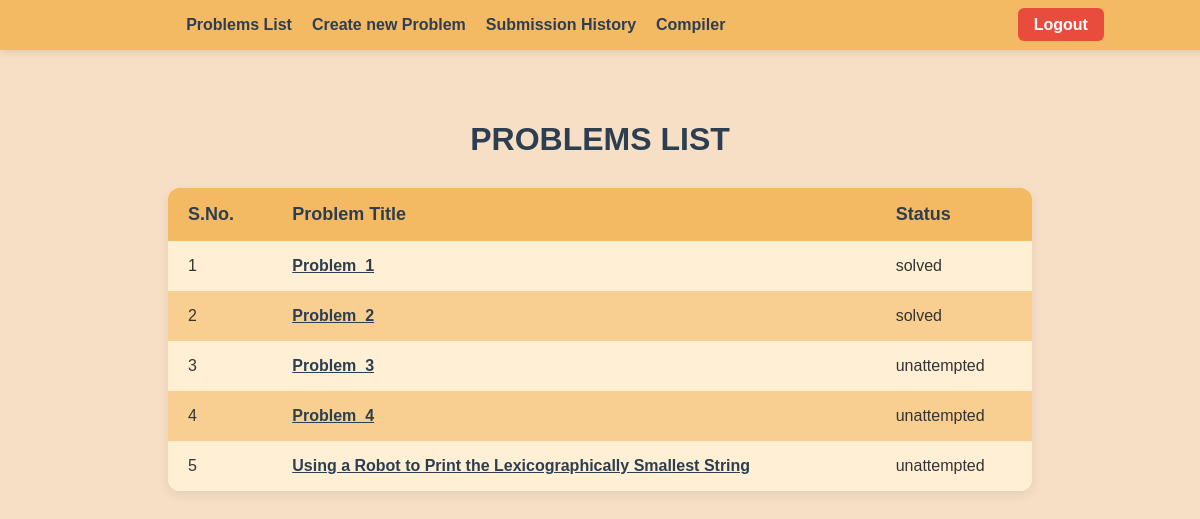
The app's page /home/ (signed in) with its own data.
### home/models.py (models this page shows)
class Problem(models.Model):
    id=models.AutoField(primary_key=True)
    problem_id =models.CharField(max_length=50,unique=True)
    problem_title = models.CharField(max_length=100,unique=True)
    problem_description = models.TextField()
    problem_author=models.ForeignKey(User, on_delete=models.CASCADE)

### home/views.py (the view)
# urls.py: 2. Add a URL to urlpatterns:  path('', views.home, name='home')
@login_required
def home(request):
    problems_list = list(Problem.objects.all())
    status_list=["unattempted" for _ in problems_list]
    submissions= Submission.objects.filter(user=request.user)
    for submission in submissions:
        problem_index= problems_list.index(submission.problem)
        if status_list[problem_index]== "unattempted":
            if submission.status == "Accepted":
                status_list[problem_index] = "solved"
            else:
                status_list[problem_index] = "attempted"
        elif status_list[problem_index] == "attempted":
            if submission.status == "Accepted":
                status_list[problem_index] = "solved"
    problems_list = zip(problems_list, status_list)
    context = {
        'combined_data': problems_list,
    }
    template=loader.get_template('home.html')
    return HttpResponse(template.render(context, request))

### home/templates/Home.html (shortened to what this page needs)
{% extends "base.html" %}
{% load static %}
{% block content %}
<!DOCTYPE html>
<html>
    <head>
    </head>
    <body>
        <h1>PROBLEMS LIST</h1>
        <table>
            <tr>
                <th>S.No.</th>
                <th>Problem Title</th>
                <th>Status</th>
            </tr>
        {% for  problem, status in combined_data %}
            <tr>
                <td>{{ forloop.counter }}</td>
                <td><a href="{% url 'problem_detail' problem_id=problem.problem_id %}">{{ problem.problem_title }}</a></td>
                <td>{{ status }}</td>
            </tr>
        {% endfor %}
        </table>
    </body>
</html>
{% endblock content %}

### home/templates/base.html (style rules this page uses)
body { font-family: Arial, sans-serif; background-color: #f7dfc5; color: #333; margin: 0; padding-top: 80px; }

### home/templates/Home.html (style rules this page uses)
body { font-family: Arial, sans-serif; background-color: #f7dfc5; color: #333; padding: 80px; margin: 0; }
h1 { font-family: 'Poppins', sans-serif; color: #2c3e50; font-size: 32px; margin-bottom: 30px; text-align: center; }
table { width: 90%; max-width: 1000px; margin: auto; border-collapse: collapse; background-color: #fff5e1; box-shadow: 0 4px 12px rgba(0, 0, 0, 0.08); border-radius: 12px; overflow: hidden; }
th, td { padding: 16px 20px; text-align: left; }
th { background-color: #f4ba63; color: #2c3e50; font-family: 'Poppins', sans-serif; font-size: 18px; }
tr:nth-child(odd) { background-color: #f8cf91; }
tr:nth-child(even) { background-color: #fff0d5; }
td a { color: #2c3e50; font-weight: bold; }

### records on screen
Problem: problem_title "Problem_1", status "solved"
Problem: problem_title "Problem_2", status "solved"
Problem: problem_title "Problem_3", status "unattempted"
Problem: problem_title "Problem_4", status "unattempted"
Problem: problem_title "Using a Robot to Print the Lexicographically Smallest String", status "unattempted"
